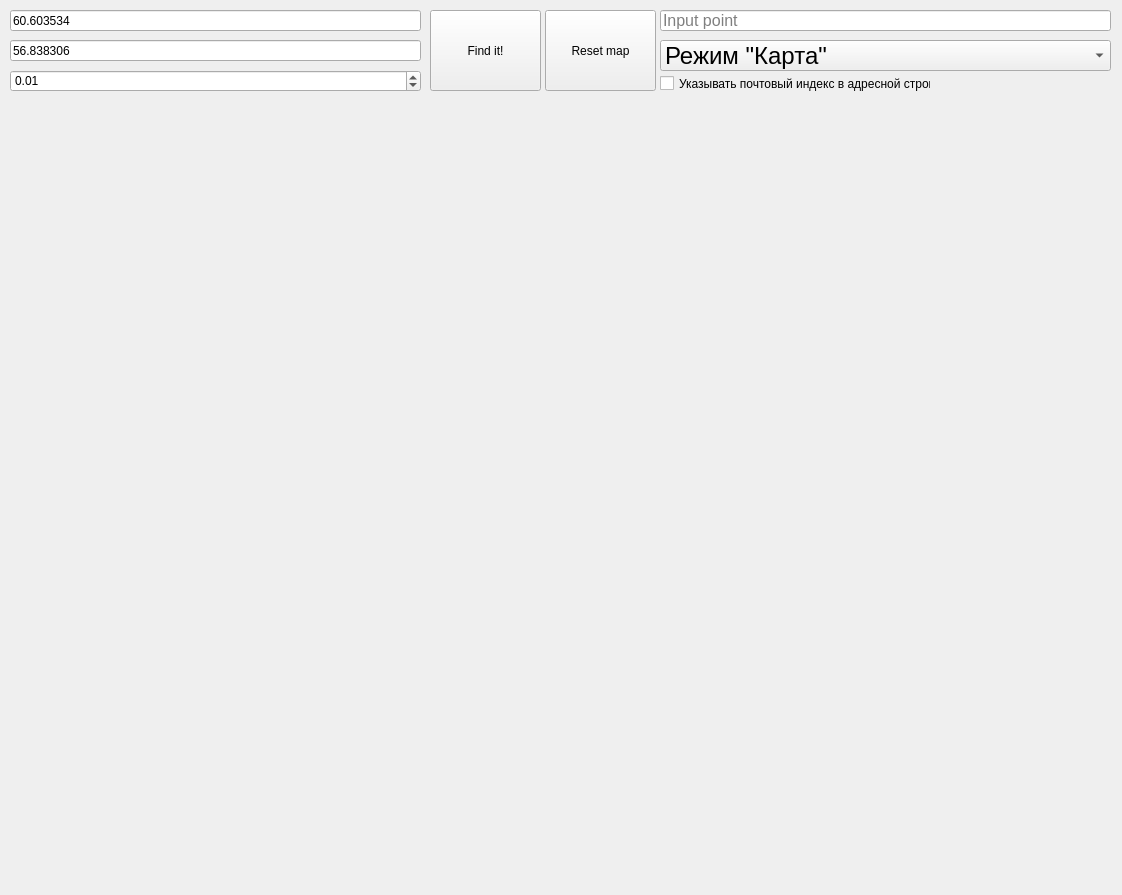
<?xml version="1.0" encoding="UTF-8"?>
<ui version="4.0">
 <class>Form</class>
 <widget class="QWidget" name="Form">
  <property name="geometry">
   <rect>
    <x>0</x>
    <y>0</y>
    <width>1122</width>
    <height>895</height>
   </rect>
  </property>
  <property name="windowTitle">
   <string>Form</string>
  </property>
  <widget class="QLineEdit" name="latit_inp">
   <property name="geometry">
    <rect>
     <x>10</x>
     <y>10</y>
     <width>411</width>
     <height>21</height>
    </rect>
   </property>
   <property name="text">
    <string>60.603534</string>
   </property>
   <property name="placeholderText">
    <string>Input latitude</string>
   </property>
  </widget>
  <widget class="QPushButton" name="findit">
   <property name="geometry">
    <rect>
     <x>430</x>
     <y>10</y>
     <width>111</width>
     <height>81</height>
    </rect>
   </property>
   <property name="text">
    <string>Find it!</string>
   </property>
  </widget>
  <widget class="QLineEdit" name="longit_inp">
   <property name="geometry">
    <rect>
     <x>10</x>
     <y>40</y>
     <width>411</width>
     <height>21</height>
    </rect>
   </property>
   <property name="text">
    <string>56.838306</string>
   </property>
   <property name="placeholderText">
    <string>Input longtude</string>
   </property>
  </widget>
  <widget class="QLabel" name="map_line">
   <property name="geometry">
    <rect>
     <x>10</x>
     <y>110</y>
     <width>1101</width>
     <height>721</height>
    </rect>
   </property>
   <property name="text">
    <string/>
   </property>
  </widget>
  <widget class="QDoubleSpinBox" name="spin">
   <property name="geometry">
    <rect>
     <x>10</x>
     <y>70</y>
     <width>411</width>
     <height>22</height>
    </rect>
   </property>
   <property name="maximum">
    <double>50.000000000000000</double>
   </property>
   <property name="singleStep">
    <double>0.100000000000000</double>
   </property>
   <property name="value">
    <double>0.010000000000000</double>
   </property>
  </widget>
  <widget class="QComboBox" name="type_of_map">
   <property name="geometry">
    <rect>
     <x>660</x>
     <y>40</y>
     <width>451</width>
     <height>31</height>
    </rect>
   </property>
   <property name="font">
    <font>
     <pointsize>18</pointsize>
    </font>
   </property>
   <item>
    <property name="text">
     <string>Режим &quot;Карта&quot;</string>
    </property>
   </item>
   <item>
    <property name="text">
     <string>Режим &quot;Гибрид&quot;</string>
    </property>
   </item>
   <item>
    <property name="text">
     <string>Режим &quot;Спутник&quot;</string>
    </property>
   </item>
  </widget>
  <widget class="QLineEdit" name="point_to_find">
   <property name="geometry">
    <rect>
     <x>660</x>
     <y>10</y>
     <width>451</width>
     <height>21</height>
    </rect>
   </property>
   <property name="font">
    <font>
     <pointsize>12</pointsize>
    </font>
   </property>
   <property name="text">
    <string/>
   </property>
   <property name="placeholderText">
    <string>Input point</string>
   </property>
  </widget>
  <widget class="QPushButton" name="resetit">
   <property name="geometry">
    <rect>
     <x>545</x>
     <y>10</y>
     <width>111</width>
     <height>81</height>
    </rect>
   </property>
   <property name="text">
    <string>Reset map</string>
   </property>
  </widget>
  <widget class="QLabel" name="full_address">
   <property name="geometry">
    <rect>
     <x>10</x>
     <y>852</y>
     <width>1101</width>
     <height>41</height>
    </rect>
   </property>
   <property name="font">
    <font>
     <pointsize>18</pointsize>
    </font>
   </property>
   <property name="text">
    <string/>
   </property>
   <property name="alignment">
    <set>Qt::AlignCenter</set>
   </property>
  </widget>
  <widget class="QCheckBox" name="mail_address">
   <property name="geometry">
    <rect>
     <x>660</x>
     <y>75</y>
     <width>271</width>
     <height>17</height>
    </rect>
   </property>
   <property name="text">
    <string>Указывать почтовый индекс в адресной строке</string>
   </property>
  </widget>
 </widget>
 <resources/>
 <connections/>
</ui>
